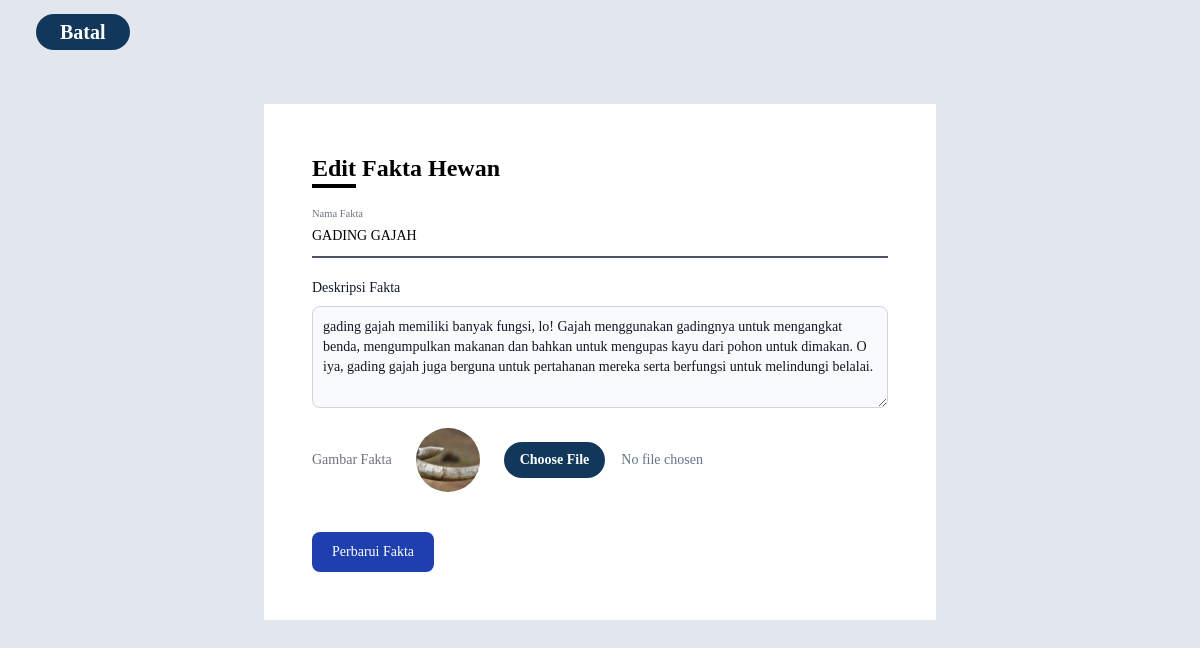
The app's page /pages/admin/edit_fakta.php?id_fakta=24 with its own data.
### tables this page shows
CREATE TABLE `fakta_hewan` (
  `id_fakta` int(11) NOT NULL,
  `nama_fakta` varchar(255) NOT NULL,
  `deskripsi_fakta` text NOT NULL,
  `gambar_fakta` varchar(255) NOT NULL,
  `id_hewan` int(11) NOT NULL
);

### pages/admin/edit_fakta.php (the view, shortened to what this page needs)
<?php
include("./../php/koneksi.php");
$id_hewan = isset($_GET['id_hewan']) ? (int)$_GET['id_hewan'] : 0;
$id_admin = isset($_GET['id']) ? (int)$_GET['id'] : 0;
$id_fakta = isset($_GET['id_fakta']) ? (int)$_GET['id_fakta'] : 0;
$sql_fakta = $conn->prepare("SELECT * FROM fakta_hewan WHERE id_fakta = ?");
$sql_fakta->bind_param("i", $id_fakta);
$sql_fakta->execute();
$result_fakta = $sql_fakta->get_result();
$fakta = $result_fakta->fetch_assoc();
?>
<!DOCTYPE html>
<html lang="en">
<head>
    <link rel="stylesheet" href="./../../css/output.css">
</head>
<body class="bg-[#e2e6ed]">
    <div class="h-16 w-screen flex items-center">
        <a href="./dashboard.php?id=<?php echo $id_admin; ?>" class="bg-[#11385a] text-white py-1 px-6 text-xl rounded-full font-semibold ml-9">Batal</a>
    </div>
    <div class="m-auto mt-10">
        <form class="min-w-md max-w-2xl mx-auto bg-white p-12" action="proses_edit_fakta.php?id_fakta=<?php echo $id_fakta; ?>&id_hewan=<?php echo $id_hewan; ?>&id=<?php echo $id_admin; ?>" method="post" enctype="multipart/form-data">
            <div class="text-2xl font-semibold">Edit Fakta Hewan</div>
            <hr class="border-black border-2 w-11 mb-7">
            <div class="relative z-0 w-full mb-5 group">
                <input type="text" name="nama_fakta" id="nama_fakta" value="<?php echo htmlspecialchars($fakta['nama_fakta']); ?>" class="block py-2.5 px-0 w-full text-sm bg-transparent border-0 border-b-2 appearance-none outline-none border-gray-600 peer" placeholder=" " required />
                <label for="nama_fakta" class="peer-focus:font-medium absolute text-sm text-gray-500 dark:text-gray-400 duration-300 transform -translate-y-6 scale-75 top-3 -z-10 origin-[0] peer-focus:start-0 peer-focus:text-blue-600 peer-focus:dark:text-blue-500 peer-placeholder-shown:scale-100 peer-placeholder-shown:translate-y-0 peer-focus:scale-75 peer-focus:-translate-y-6">Nama Fakta</label>
            </div>
            <div class="relative z-0 w-full mb-5 group">
                <label for="deskripsi_fakta" class="block mb-2 text-sm font-medium text-gray-900">Deskripsi Fakta</label>
                <textarea id="deskripsi_fakta" name="deskripsi_fakta" rows="4" class="block p-2.5 w-full text-sm text-gray-900 bg-gray-50 rounded-lg border border-gray-300" placeholder="Deskripsi fakta..."><?php echo htmlspecialchars($fakta['deskripsi_fakta']); ?></textarea>
            </div>
            <div class="relative z-0 w-full mb-10 group flex items-center space-x-6">
                <label for="gambar_fakta" class="text-sm text-gray-500">Gambar Fakta</label>
                <div class="shrink-0">
                    <img id='preview_hewan' class="h-16 w-16 object-cover rounded-full" src="./../../image/<?php echo htmlspecialchars($fakta['gambar_fakta']); ?>" />
                </div>
                <label class="block">
                    <input type="file" name="gambar_fakta" onchange="loadFile(event)" class="block w-full text-sm text-slate-500 file:mr-4 file:py-2 file:px-4 file:rounded-full file:border-0 file:text-sm file:font-semibold file:bg-[#11385a] file:text-white hover:file:bg-violet-100" />
                </label>
            </div>
            <button type="submit" class="text-white bg-blue-800 focus:ring-4 focus:outline-none focus:ring-blue-300 font-medium rounded-lg text-sm w-full sm:w-auto px-5 py-2.5 text-center">Perbarui Fakta</button>
        </form>
    </div>
</body>
</html>

### records on screen
fakta_hewan: nama_fakta "GADING GAJAH", deskripsi_fakta "gading gajah memiliki banyak fungsi, lo! Gajah menggunakan gadingnya untuk mengangkat benda, mengumpulkan makanan dan bahkan untuk mengupas kayu dari pohon untuk dimakan. O iya, gading gajah juga berguna untuk pertahanan mereka serta berfungsi untuk melindungi belalai.", gambar_fakta (picture)
